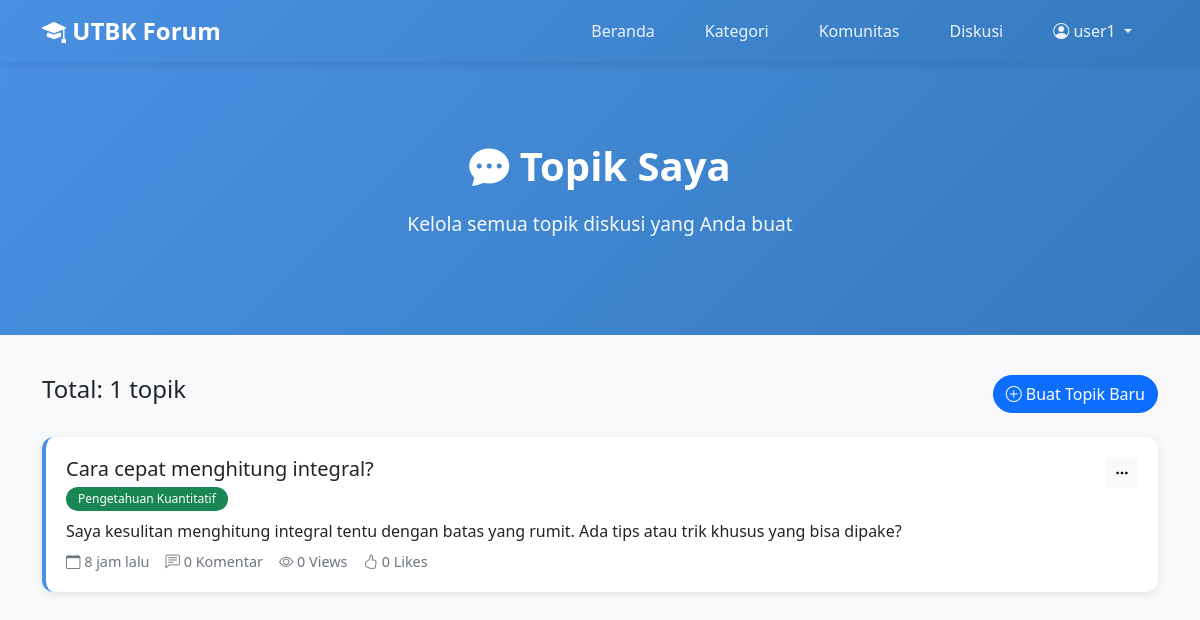
/my-topics.php (signed in), run on the app's committed database.
### tables this page shows
CREATE TABLE topics (
    topic_id INT PRIMARY KEY AUTO_INCREMENT,
    title VARCHAR(255) NOT NULL,
    content TEXT NOT NULL,
    author_id INT NOT NULL,
    category_id INT,
    community_id INT,
    tags VARCHAR(255),
    image_path VARCHAR(255),
    view_count INT DEFAULT 0,
    comment_count INT DEFAULT 0,
    like_count INT DEFAULT 0,
    is_pinned BOOLEAN DEFAULT FALSE,
    is_locked BOOLEAN DEFAULT FALSE,
    is_approved BOOLEAN DEFAULT TRUE,
    created_at TIMESTAMP DEFAULT CURRENT_TIMESTAMP,
    updated_at TIMESTAMP DEFAULT CURRENT_TIMESTAMP ON UPDATE CURRENT_TIMESTAMP,
    FOREIGN KEY (author_id) REFERENCES users(user_id) ON DELETE CASCADE,
    FOREIGN KEY (category_id) REFERENCES categories(category_id) ON DELETE SET NULL,
    FOREIGN KEY (community_id) REFERENCES communities(community_id) ON DELETE SET NULL,
    INDEX idx_category (category_id),
    INDEX idx_community (community_id),
    INDEX idx_created (created_at),
    FULLTEXT KEY ft_search (title, content, tags)
);

CREATE TABLE categories (
    category_id INT PRIMARY KEY AUTO_INCREMENT,
    category_name VARCHAR(100) NOT NULL,
    description TEXT,
    icon VARCHAR(50) DEFAULT 'bi-grid',
    icon_image VARCHAR(255),
    color VARCHAR(20) DEFAULT 'primary',
    topic_count INT DEFAULT 0,
    created_at TIMESTAMP DEFAULT CURRENT_TIMESTAMP
);

### config/helpers.php (called while the page is built, shortened)
<?php
function getCurrentUserId() {
    return $_SESSION['user_id'] ?? null;
}
function timeAgo($timestamp) {
    $time = strtotime($timestamp);
    $diff = time() - $time;
    if ($diff < 60) {
        return $diff . ' detik lalu';
    } elseif ($diff < 3600) {
        return floor($diff / 60) . ' menit lalu';
    } elseif ($diff < 86400) {
        return floor($diff / 3600) . ' jam lalu';
    } elseif ($diff < 604800) {
        return floor($diff / 86400) . ' hari lalu';
    } elseif ($diff < 2592000) {
        return floor($diff / 604800) . ' minggu lalu';
    } else {
        return date('d M Y', $time);
    }
}
function truncate($text, $length = 150, $suffix = '...') {
    return $text;
}
?>

### my-topics.php (the view, shortened to what this page needs)
<?php
require_once 'config/helpers.php';
$db = Database::getInstance()->getConnection();
$user_id = getCurrentUserId();
$page = isset($_GET['page']) ? (int)$_GET['page'] : 1;
$limit = 10;
$offset = ($page - 1) * $limit;
$stmt = $db->prepare("SELECT COUNT(*) as total FROM topics WHERE author_id = ?");
$stmt->bind_param("i", $user_id);
$stmt->execute();
$total = $stmt->get_result()->fetch_assoc()['total'];
$stmt = $db->prepare("
    SELECT t.*, c.category_name, c.color as category_color
    FROM topics t
    LEFT JOIN categories c ON t.category_id = c.category_id
    WHERE t.author_id = ?
    ORDER BY t.created_at DESC
    LIMIT ? OFFSET ?
");
$stmt->bind_param("iii", $user_id, $limit, $offset);
$stmt->execute();
$topics = $stmt->get_result()->fetch_all(MYSQLI_ASSOC);
?>
<!DOCTYPE html>
<html lang="id">
<head>
    <link href="https://cdn.jsdelivr.net/npm/bootstrap@5.3.0/dist/css/bootstrap.min.css" rel="stylesheet">
    <link rel="stylesheet" href="https://cdn.jsdelivr.net/npm/bootstrap-icons@1.10.0/font/bootstrap-icons.css">
    <link rel="stylesheet" href="css/style.css">
</head>
<body>
    <?php include 'includes/navbar.php'; ?>
    <section class="hero-section">
        <div class="container text-center">
            <h1><i class="bi bi-chat-dots-fill"></i> Topik Saya</h1>
            <p>Kelola semua topik diskusi yang Anda buat</p>
        </div>
    </section>
    <section class="container mt-4 mb-5">
        <div class="d-flex justify-content-between align-items-center mb-4">
            <h4>Total: <?php echo $total; ?> topik</h4>
            <button class="btn btn-primary rounded-pill" data-bs-toggle="modal" data-bs-target="#createTopicModal">
                <i class="bi bi-plus-circle"></i> Buat Topik Baru
            </button>
        </div>
        <?php if (empty($topics)): ?>
            <div class="text-center py-5">
                <i class="bi bi-inbox" style="font-size: 4rem; color: #ccc;"></i>
                <h5 class="mt-3 text-muted">Belum ada topik</h5>
                <button class="btn btn-primary mt-3 rounded-pill px-4" data-bs-toggle="modal" data-bs-target="#createTopicModal">
                    <i class="bi bi-plus-circle"></i> Buat Topik Pertama
                </button>
            </div>
        <?php else: ?>
            <?php foreach ($topics as $topic): ?>
                <div class="topic-card" onclick="window.location.href='topic-detail.php?id=<?php echo $topic['topic_id']; ?>'">
                    <div class="d-flex justify-content-between align-items-start mb-2">
                        <div>
                            <h5 class="mb-1"><?php echo htmlspecialchars($topic['title']); ?></h5>
                            <span class="badge bg-<?php echo $topic['category_color']; ?> badge-custom">
                                <?php echo htmlspecialchars($topic['category_name']); ?>
                            </span>
                        </div>
                        <div class="dropdown" onclick="event.stopPropagation();">
                            <button class="btn btn-sm btn-light" data-bs-toggle="dropdown">
                                <i class="bi bi-three-dots"></i>
                            </button>
                        </div>
                    </div>
                    <p class="mb-2"><?php echo htmlspecialchars(truncate($topic['content'], 150)); ?></p>
                    <div class="topic-meta d-flex gap-3">
                        <span><i class="bi bi-calendar"></i> <?php echo timeAgo($topic['created_at']); ?></span>
                        <span><i class="bi bi-chat-left-text"></i> <?php echo $topic['comment_count']; ?> Komentar</span>
                        <span><i class="bi bi-eye"></i> <?php echo $topic['view_count']; ?> Views</span>
                        <span><i class="bi bi-hand-thumbs-up"></i> <?php echo $topic['like_count']; ?> Likes</span>
                    </div>
                </div>
            <?php endforeach; ?>
        <?php endif; ?>
    </section>
</body>
</html>

### css/style.css (style rules this page uses)
:root { --primary-color: #4A90E2; --secondary-color: #50C878; --dark-color: #2C3E50; --light-bg: #F8F9FA; }
body { font-family: 'Segoe UI', Tahoma, Geneva, Verdana, sans-serif; background-color: var(--light-bg); }
.hero-section { background: linear-gradient(135deg, var(--primary-color), #357ABD); color: white; padding: 80px 0; margin-bottom: 40px; }
.hero-section h1 { font-weight: 700; font-size: 2.5rem; margin-bottom: 20px; }
.hero-section p { font-size: 1.2rem; opacity: 0.95; }
.topic-card { background: white; border-radius: 12px; padding: 20px; margin-bottom: 20px; box-shadow: 0 2px 8px rgba(0, 0, 0, 0.1); transition: all 0.3s; border-left: 4px solid var(--primary-color); cursor: pointer; }
.topic-meta { font-size: 0.9rem; color: #6c757d; }
.badge-custom { padding: 6px 12px; border-radius: 20px; font-weight: 500; }

### data on the page
topics: title "Cara cepat menghitung integral?", category.category_name "Pengetahuan Kuantitatif", content "Saya kesulitan menghitung integral tentu dengan batas yang rumit. Ada tips atau trik khusus yang bisa dipake?", created_at "8 jam lalu", comment_count "0", view_count "0", like_count "0"

### other printed values
$_SESSION['username'] "user1"
$total "1"
